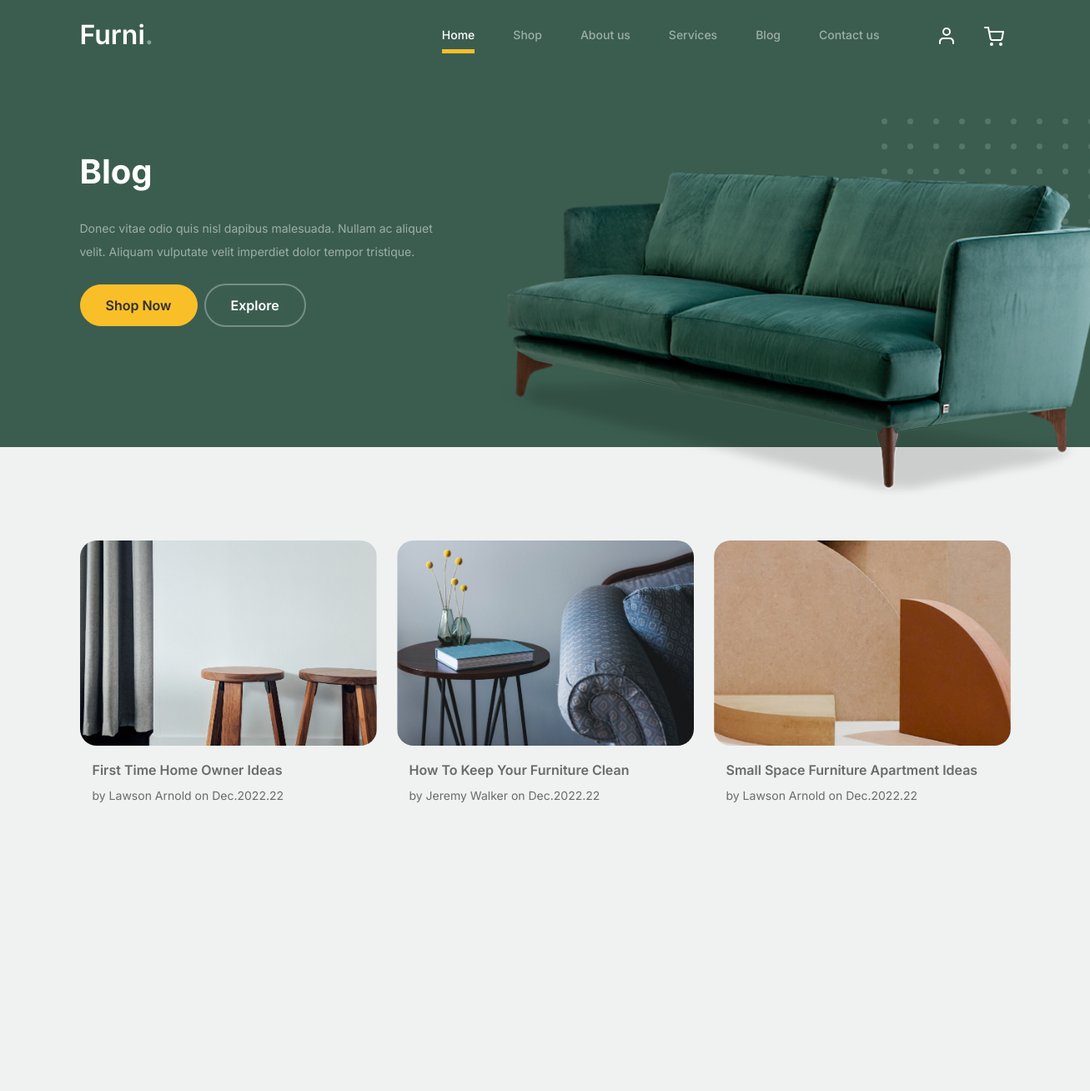
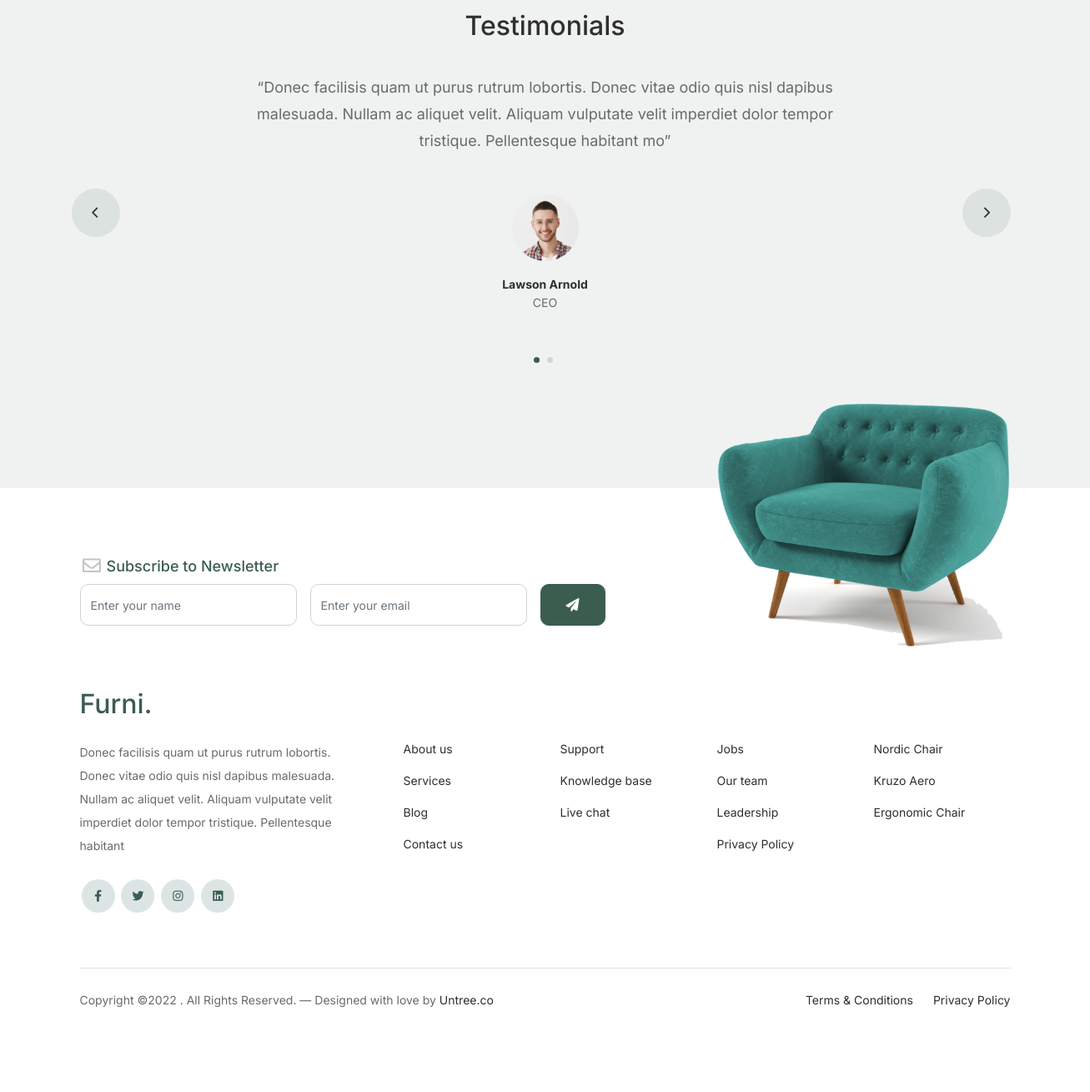
Screenshot of /blog/ with the database file from the repository (2 pictures, top to bottom).
### shop/models.py (models this page shows, shortened)
class BlogItem(models.Model):
    image = models.ImageField(upload_to='photos/blog')
    title = models.CharField(max_length=100)
    author = models.ForeignKey('Team', on_delete=models.CASCADE)
    added_at = models.DateTimeField(auto_now_add=True)
    class Meta:
        verbose_name = 'BlogItem'
        verbose_name_plural = 'BlogItems'

class Team(models.Model):
    image = models.ImageField(upload_to='photos/team')
    name = models.CharField(max_length=100)
    position = models.CharField(max_length=100)
    description = models.TextField(max_length=160)
    class Meta:
        verbose_name = 'Employee'
        verbose_name_plural = 'Team'

class Testimonial(models.Model):
    author = models.ForeignKey('Team', on_delete=models.CASCADE)
    image = models.ImageField(upload_to='photos/testimonials')
    body = models.TextField(max_length=200)
    class Meta:
        verbose_name = 'Testimonial'
        verbose_name_plural = 'Testimonials'

### shop/views.py (the view)
# urls.py: path('blog/', BlogPage.as_view(), name='blog'),
class BlogPage(TemplateView):
    template_name = 'shop/blog.html'
    def get_context_data(self, **kwargs):
        context = super().get_context_data(**kwargs)
        context['title'] = 'Blog'
        context['blog_items'] = BlogItem.objects.all()
        context['testimonials'] = Testimonial.objects.all()
        return context

### shop/templates/shop/blog.html (shortened to what this page needs)
{% extends 'base.html' %}
{% load static %}
{% block hero %}
    <div class="hero">
        <div class="container">
            <div class="row justify-content-between">
                <div class="col-lg-5">
                    <div class="intro-excerpt">
                        <h1>Blog</h1>
                        <p class="mb-4">Donec vitae odio quis nisl dapibus malesuada. Nullam ac aliquet velit. Aliquam
                            vulputate velit imperdiet dolor tempor tristique.</p>
                        <p><a href="" class="btn btn-secondary me-2">Shop Now</a><a href="{% url 'shop' %}"
                                                                                    class="btn btn-white-outline">Explore</a>
                        </p>
                    </div>
                </div>
                <div class="col-lg-7">
                    <div class="hero-img-wrap">
                        <img src="{% static 'images/couch.png' %}" class="img-fluid">
                    </div>
                </div>
            </div>
        </div>
    </div>
{% endblock %}
{% block content %}
    <div class="blog-section">
        <div class="container">
            <div class="row">
                {% for post in blog_items %}
                    <div class="col-12 col-sm-6 col-md-4 mb-5">
                        <div class="post-entry">
                            <a href="#" class="post-thumbnail"><img src="{{ post.image.url }}" alt="Image"
                                                                    class="img-fluid"></a>
                            <div class="post-content-entry">
                                <h3>{{ post.title }}</h3>
                                <div class="meta">
                                    <span>by {{ post.author.name }}</span>
                                    <span>on {{ post.added_at|date:'M.Y.d' }}</span>
                                </div>
                            </div>
                        </div>
                    </div>
                {% endfor %}
            </div>
        </div>
    </div>
    <div class="testimonial-section before-footer-section">
        <div class="container">
            <div class="row">
                <div class="col-lg-7 mx-auto text-center">
                    <h2 class="section-title">Testimonials</h2>
                </div>
            </div>
            <div class="row justify-content-center">
                <div class="col-lg-12">
                    <div class="testimonial-slider-wrap text-center">
                        <div id="testimonial-nav">
                            <span class="prev" data-controls="prev"><span class="fa fa-chevron-left"></span></span>
                            <span class="next" data-controls="next"><span class="fa fa-chevron-right"></span></span>
                        </div>
                        <div class="testimonial-slider">
                            {% for testimonial in testimonials %}
                                <div class="item">
                                    <div class="row justify-content-center">
                                        <div class="col-lg-8 mx-auto">
                                            <div class="testimonial-block text-center">
                                                <blockquote class="mb-5">
                                                    <p>&ldquo;{{ testimonial.body }}&rdquo;</p>
                                                </blockquote>
                                                <div class="author-info">
                                                    <div class="author-pic">
                                                        <img src="{{ testimonial.image.url }}"
                                                             alt="{{ testimonial.author.name }}"
                                                             class="img-fluid">
                                                    </div>
                                                    <h3 class="font-weight-bold">{{ testimonial.author.name }}</h3>
                                                    <span class="position d-block mb-3">{{ testimonial.author.position }}</span>
                                                </div>
                                            </div>
                                        </div>
                                    </div>
                                </div>
                            {% endfor %}
                        </div>
                    </div>
                </div>
            </div>
        </div>
    </div>
{% endblock %}

### furni/static/css/tiny-slider.css (style rules this page uses)
.tns-slider { -webkit-transition:all 0s;-moz-transition:all 0s;transition:all 0s }
.tns-slider>.tns-item { -webkit-box-sizing:border-box;-moz-box-sizing:border-box;box-sizing:border-box }
.tns-horizontal.tns-subpixel { white-space:nowrap }
.tns-horizontal.tns-subpixel>.tns-item { display:inline-block;vertical-align:top;white-space:normal }

### furni/static/css/style.css (style rules this page uses)
body { overflow-x: hidden; position: relative; }
body { font-family: "Inter", sans-serif; font-weight: 400; line-height: 28px; color: #6a6a6a; font-size: 14px; background-color: #eff2f1; }
a { text-decoration: none; -webkit-transition: .3s all ease; -o-transition: .3s all ease; transition: .3s all ease; color: #2f2f2f; text-decoration: underline; }
.hero { background: #3b5d50; padding: calc(4rem - 30px) 0 0rem 0; }
@media (min-width: 768px) { .hero { padding: calc(4rem - 30px) 0 4rem 0; } }
@media (min-width: 992px) { .hero { padding: calc(8rem - 30px) 0 8rem 0; } }
.hero .intro-excerpt { position: relative; z-index: 4; }
@media (min-width: 992px) { .hero .intro-excerpt { max-width: 450px; } }
.hero h1 { font-weight: 700; color: #ffffff; margin-bottom: 30px; }
.hero p { color: rgba(255, 255, 255, 0.5); margin-botom: 30px; }
.hero .hero-img-wrap { position: relative; }
.hero .hero-img-wrap img { position: relative; top: 0px; right: 0px; z-index: 2; max-width: 780px; left: -20px; }
@media (min-width: 768px) { .hero .hero-img-wrap img { right: 0px; left: -100px; } }
@media (min-width: 992px) { .hero .hero-img-wrap img { left: 0px; top: -80px; position: absolute; right: -50px; } }
@media (min-width: 1200px) { .hero .hero-img-wrap img { left: 0px; top: -80px; right: -100px; } }
.hero .hero-img-wrap:after { content: ""; position: absolute; width: 255px; height: 217px; background-image: url("../images/dots-light.svg"); background-size: contain; background-repeat: no-repeat; right: -100px; top: -0px; }
@media (min-width: 1200px) { .hero .hero-img-wrap:after { top: -40px; } }
.btn { font-weight: 600; padding: 12px 30px; border-radius: 30px; color: #ffffff; background: #2f2f2f; border-color: #2f2f2f; }
.btn.btn-secondary { color: #2f2f2f; background: #f9bf29; border-color: #f9bf29; }
.btn.btn-white-outline { background: transparent; border-width: 2px; border-color: rgba(255, 255, 255, 0.3); }
.section-title { color: #2f2f2f; }
.testimonial-section { padding: 3rem 0 7rem 0; }
.testimonial-slider-wrap { position: relative; }
.testimonial-slider-wrap .item .testimonial-block blockquote { font-size: 16px; }
@media (min-width: 768px) { .testimonial-slider-wrap .item .testimonial-block blockquote { line-height: 32px; font-size: 18px; } }
.testimonial-slider-wrap .item .testimonial-block .author-info .author-pic { margin-bottom: 20px; }
.testimonial-slider-wrap .item .testimonial-block .author-info .author-pic img { max-width: 80px; border-radius: 50%; }
.testimonial-slider-wrap .item .testimonial-block .author-info h3 { font-size: 14px; font-weight: 700; color: #2f2f2f; margin-bottom: 0; }
.testimonial-slider-wrap #testimonial-nav { position: absolute; top: 50%; z-index: 99; width: 100%; display: none; }
@media (min-width: 768px) { .testimonial-slider-wrap #testimonial-nav { display: block; } }
.testimonial-slider-wrap #testimonial-nav > span { cursor: pointer; position: absolute; width: 58px; height: 58px; line-height: 58px; border-radius: 50%; background: rgba(59, 93, 80, 0.1); color: #2f2f2f; -webkit-transition: .3s all ease; -o-transition: .3s all ease; transition: .3s all ease; }
.testimonial-slider-wrap #testimonial-nav .prev { left: -10px; }
.testimonial-slider-wrap #testimonial-nav .next { right: 0; }
.before-footer-section { padding: 7rem 0 12rem 0 !important; }
.blog-section { padding: 7rem 0 12rem 0; }
.blog-section .post-entry a { text-decoration: none; }
.blog-section .post-entry .post-thumbnail { display: block; margin-bottom: 20px; }
.blog-section .post-entry .post-thumbnail img { border-radius: 20px; -webkit-transition: .3s all ease; -o-transition: .3s all ease; transition: .3s all ease; }
.blog-section .post-entry .post-content-entry { padding-left: 15px; padding-right: 15px; }
.blog-section .post-entry .post-content-entry h3 { font-size: 16px; margin-bottom: 0; font-weight: 600; margin-bottom: 7px; }
.blog-section .post-entry .post-content-entry .meta { font-size: 14px; }

### rows the page displays
BlogItem: image (picture), title "First Time Home Owner Ideas", author.name "Lawson Arnold", added_at "Dec.2022.22"
BlogItem: image (picture), title "How To Keep Your Furniture Clean", author.name "Jeremy Walker", added_at "Dec.2022.22"
BlogItem: image (picture), title "Small Space Furniture Apartment Ideas", author.name "Lawson Arnold", added_at "Dec.2022.22"
Testimonial: body "Donec facilisis quam ut purus rutrum lobortis. Donec vitae odio quis nisl dapibus malesuada. Nullam ac aliquet velit. Aliquam vulputate velit imperdiet dolor tempor tristique. Pellentesque habitant mo", image (picture), author.name "Lawson Arnold", author.position "CEO"
